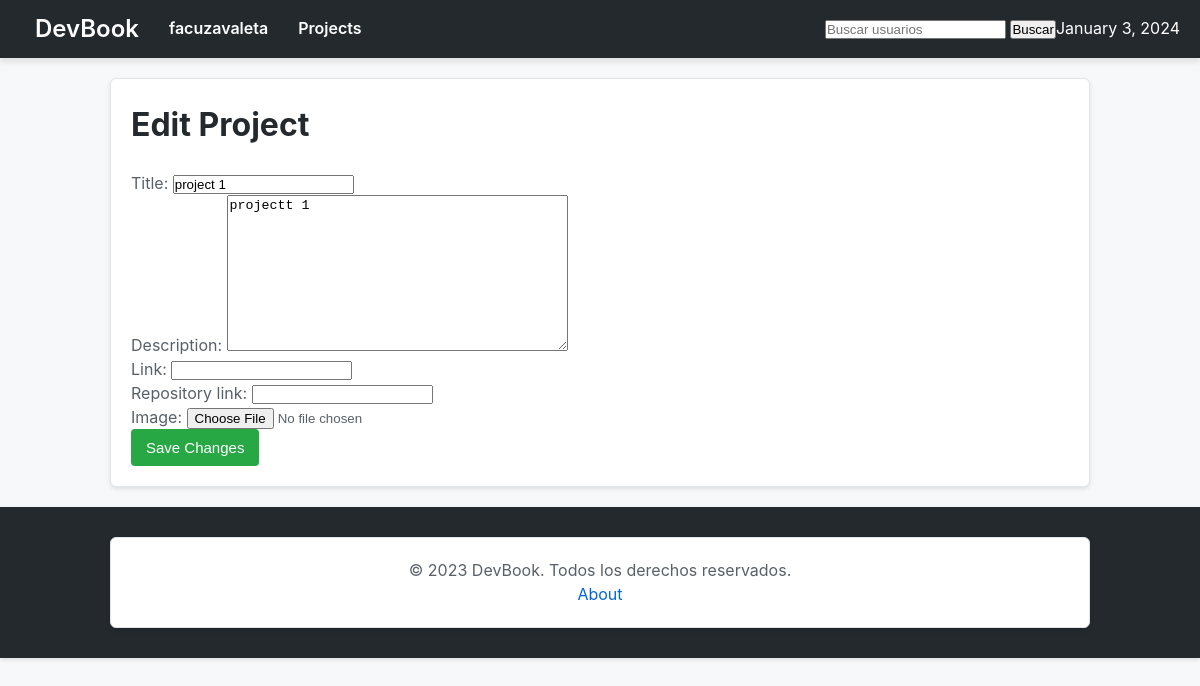
The page /luislescano/projects/1/edit (signed in) on the database its author committed.
### users/models.py (models this page shows, shortened)
class CustomUser(AbstractUser):
    email = models.EmailField(unique=True)
    bio = models.TextField(max_length=500, blank=True)
    image = models.ImageField(upload_to='profile_images/', null=True, blank=True)
    followers = models.ManyToManyField('self', symmetrical=False, related_name='following', blank=True)

### projects/models.py (models this page shows, shortened)
class Project(models.Model):
    user = models.ForeignKey(CustomUser, on_delete=models.CASCADE)
    title = models.CharField(max_length=25)
    description = models.TextField()
    link = models.URLField(blank=True, null=True)
    repository_link = models.URLField(blank=True, null=True)
    image = models.ImageField(upload_to='project_images/', blank=True, null=True)
    created_at = models.DateTimeField(default=timezone.now)
    modified_at = models.DateTimeField(auto_now=True)

### projects/views.py (the view)
# urls.py: path('<int:project_id>/edit', edit_project, name='edit_project'),
@login_required(login_url='login')
def edit_project(request, username, project_id):
    user = get_object_or_404(CustomUser, username=username)
    project = get_object_or_404(Project, id=project_id, user__username=username)
    if request.method == 'POST':
        project_form = ProjectForm(request.POST, instance=project)
        if project_form.is_valid():
            project_form.save()
            return redirect('project_detail', username=username, project_id=project_id)
    else:
        project_form = ProjectForm(instance=project)
    return render(request, 'projects/edit_project.html', {'user': user, 'project_form': project_form})

### projects/forms.py
class ProjectForm(forms.ModelForm):
    class Meta:
        model = Project
        fields = ['title', 'description', 'link', 'repository_link', 'image']

### devbook/context_processors.py (called while the page is built)
def current_datetime(request):
    return {'current_datetime': datetime.now()}

### projects/templates/projects/edit_project.html (shortened to what this page needs)
{% extends 'base.html' %}
{% block page_content %}
    <h1>Edit Project</h1>
    <form method="post" enctype="multipart/form-data">
        {{ project_form.as_p }}
        <button type="submit" class="btn btn-primary">Save Changes</button>
    </form>
{% endblock %}

### devbook/templates/base.html (shortened to what this page needs)
<!DOCTYPE html>
<html lang="en">
<head>
    {% load static %}
    <link rel="stylesheet" href="{% static 'css/styles.css' %}">
</head>
<body>
    <nav>
        <div>
            <h1><a href="{% url 'landing' %}">DevBook</a></h1>
            {% if user.is_authenticated %}
                <a href="{% url 'home' username=request.user.username %}">{{ request.user.username }}</a>
            {% endif %}
            {% if '/projects/' in request.path %}
                <a href="{% url 'projects_index' username=request.user.username %}">Projects</a>
            {% endif %}
            <form method="get" action="{% url 'user_search' %}">
                <input type="text" name="q" placeholder="Buscar usuarios">
                <button type="submit">Buscar</button>
            </form>
            <p>{{ current_datetime|date:"F j, Y" }}</p>
        </div>
    </nav>
    <div class="container">
        {% block page_content %}
        {% endblock %}
    </div>
    <footer>
        <div class="container">
            <p>&copy; 2023 DevBook. Todos los derechos reservados.</p>
            <a href="{% url 'about' %}">About</a>
        </div>
    </footer>
</body>
</html>

### static/css/styles.css (style rules this page uses)
body, h1, h2, h3, p, a, button, form, input { margin: 0; padding: 0; box-sizing: border-box; text-decoration: none; }
body { font-family: -apple-system, BlinkMacSystemFont, 'Segoe UI', Roboto, 'Helvetica Neue', Arial, sans-serif; background-color: #f6f8fa; color: #24292e; line-height: 1.6; }
nav { background-color: #24292e; color: #ffffff; padding: 10px 20px; box-shadow: 0 4px 6px rgba(0, 0, 0, 0.1); }
nav div { display: flex; justify-content: space-between; align-items: center; }
nav div a { color: #ffffff; text-decoration: none; margin: 0 15px; font-weight: 600; }
nav div form { margin-left: auto; }
.container { max-width: 980px; margin: 20px auto; background-color: #ffffff; padding: 20px; border: 1px solid #e1e4e8; border-radius: 6px; box-shadow: 0 2px 4px rgba(0, 0, 0, 0.1); }
.container p { color: #586069; line-height: 1.5; }
.container a { color: #0366d6; text-decoration: none; }
.container button { background-color: #28a745; color: #ffffff; padding: 10px 15px; border: none; border-radius: 4px; cursor: pointer; font-size: 15px; transition: background-color 0.3s ease; }
.container form { margin-top: 20px; }
.container button[type="submit"] { transition: background-color 0.3s ease; }
footer { background-color: #24292e; color: #ffffff; padding: 10px 20px; text-align: center; bottom: 0; width: 100%; box-shadow: 0 2px 4px rgba(0, 0, 0, 0.1); box-sizing: border-box; }
footer p { margin: 0; }
.container { margin-bottom: 20px; box-sizing: border-box; }

### rows shown on the page
CustomUser: user.username "facuzavaleta"
Project: title "project 1", description "projectt 1"
